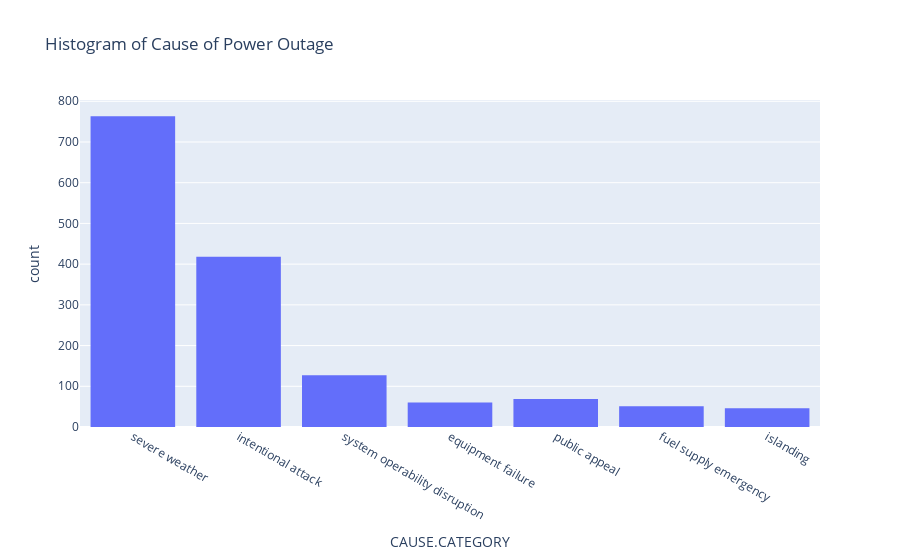

This figure's notebook cell:
### Code cell
fig = px.histogram(df_no_unit, x='CAUSE.CATEGORY', nbins=30, title='Histogram of Cause of Power Outage')
fig.show()

### Figure 1 — Plotly figure (JSON) as saved in the notebook; plotly's stock layout.template omitted (floating-point values rounded to 4 significant figures; data arrays with more than 128 entries replaced by an {"elided": "..."} marker saying what was removed)
{"data": [{"alignmentgroup": "True", "bingroup": "x", "hovertemplate": "CAUSE.CATEGORY=%{x}<br>count=%{y}<extra></extra>", "legendgroup": "", "marker": {"color": "#636efa", "pattern": {"shape": ""}}, "name": "", "nbinsx": 30, "offsetgroup": "", "orientation": "v", "showlegend": false, "type": "histogram", "x": {"elided": "1534 str values"}, "xaxis": "x", "yaxis": "y"}], "layout": {"barmode": "relative", "legend": {"tracegroupgap": 0}, "title": {"text": "Histogram of Cause of Power Outage"}, "xaxis": {"anchor": "y", "domain": [0, 1], "title": {"text": "CAUSE.CATEGORY"}}, "yaxis": {"anchor": "x", "domain": [0, 1], "title": {"text": "count"}}}}
